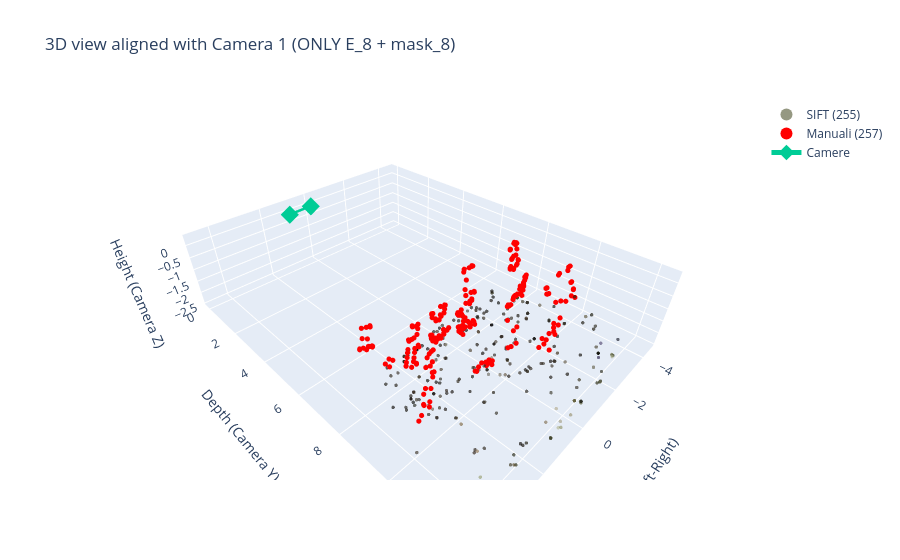

The notebook cell this image was saved under:
### Code cell
import os
import sys
import numpy as np
import cv2
import plotly.graph_objects as go

SHOW_CAMERAS = True

IMG1_PATH = "object/img1.JPG"
CALIB_PATH = "camera_calib.npz"
E_RES_PATH = "outputs/E_results.npz"

OUT_DIR = "outputs"
os.makedirs(OUT_DIR, exist_ok=True)

img1 = cv2.imread(IMG1_PATH)
assert img1 is not None, "Error loading img1."
img1_rgb = cv2.cvtColor(img1, cv2.COLOR_BGR2RGB)

cal = np.load(CALIB_PATH)
K = cal["K"].astype(np.float64)
dist = cal["dist"].astype(np.float64)

# Undistort img1 for correct color sampling of non-manual points
img1_u = cv2.undistort(img1, K, dist)
img1_u_rgb = cv2.cvtColor(img1_u, cv2.COLOR_BGR2RGB)

res = np.load(E_RES_PATH, allow_pickle=True)

# ------------------------------------------------------------
# Use the Essential Matrix E coming from the 8-point

if "E_8" not in res:
    raise RuntimeError("E_8 not found in E_results.npz: regenerate step 2, saving E_8.")
E = res["E_8"].astype(np.float64)

if "mask_8" not in res:
    raise RuntimeError(
        "mask_8 is not present in E_results.npz.\n"
        "Regenerate E_results.npz using step 2 that saves mask_8."
    )
mask_in = res["mask_8"].astype(bool)
print("E_8 + mask_8 used (no fallback to OpenCV)")

# ------------------------------------------------------------

if "pts1_px" not in res or "pts1_norm" not in res or "pts2_norm" not in res:
    raise RuntimeError(
        "The file E_results.npz is missing pts1_px / pts1_norm / pts2_norm.\n"
        "Make sure that step 2 saves these arrays."
    )

pts1_px = res["pts1_px"].astype(np.float64)
pts1_norm = res["pts1_norm"].astype(np.float64)
pts2_norm = res["pts2_norm"].astype(np.float64)

src_is_manual = res["src_is_manual"].astype(bool) if "src_is_manual" in res else np.zeros(len(pts1_px), dtype=bool)

pts1_n = pts1_norm[mask_in].reshape(-1, 1, 2)
pts2_n = pts2_norm[mask_in].reshape(-1, 1, 2)
pts1_p = pts1_px[mask_in]
is_manual = src_is_manual[mask_in]

# ------------------------------------------------------------

# recoverPose
retval, R, t, mask_pose = cv2.recoverPose(E, pts1_n, pts2_n, np.eye(3))
mask_pose = mask_pose.ravel().astype(bool)

pts1_final_n = pts1_n[mask_pose].reshape(-1, 2)
pts2_final_n = pts2_n[mask_pose].reshape(-1, 2)
pts1_final_px = pts1_p[mask_pose].astype(np.int32)
is_manual_final = is_manual[mask_pose]

# ------------------------------------------------------------

# Triangulation on normalized coordinates
P1 = np.hstack([np.eye(3), np.zeros((3, 1))])
P2 = np.hstack([R, t])

X_h = cv2.triangulatePoints(P1, P2, pts1_final_n.T, pts2_final_n.T)
X = (X_h[:3, :] / (X_h[3, :] + 1e-12)).T

# ------------------------------------------------------------

pts1_final_u_px = cv2.undistortPoints(
    pts1_final_px.reshape(-1, 1, 2).astype(np.float64),
    K, dist, P=K
).reshape(-1, 2)
pts1_final_u_px = np.rint(pts1_final_u_px).astype(np.int32)

colors_rgb = []
h0, w0 = img1_rgb.shape[:2]
h1, w1 = img1_u_rgb.shape[:2]
for i, pt in enumerate(pts1_final_px):
    if is_manual_final[i]:
        u, v = int(pt[0]), int(pt[1])
        v = int(np.clip(v, 0, h0 - 1))
        u = int(np.clip(u, 0, w0 - 1))
        c = img1_rgb[v, u] / 255.0
    else:
        u, v = int(pts1_final_u_px[i, 0]), int(pts1_final_u_px[i, 1])
        v = int(np.clip(v, 0, h1 - 1))
        u = int(np.clip(u, 0, w1 - 1))
        c = img1_u_rgb[v, u] / 255.0
    colors_rgb.append(c)
colors_rgb = np.asarray(colors_rgb, dtype=np.float64)

# Filters
X2 = (R @ X.T + t).T
mask_cheir = (X[:, 2] > 0) & (X2[:, 2] > 0)

dists_all = np.linalg.norm(X, axis=1)
th = np.quantile(dists_all[mask_cheir], 0.9) if np.sum(mask_cheir) > 0 else np.inf
mask_dist = dists_all < th

mask_keep = mask_cheir & mask_dist
X = X[mask_keep]
colors_rgb = colors_rgb[mask_keep]
is_manual_final = is_manual_final[mask_keep]

n_sift = int(np.sum(~is_manual_final))
n_manual = int(np.sum(is_manual_final))
print(f"Reconstructed points: {len(X)} (SIFT={n_sift}, MANUAL={n_manual})")

# ------------------------------------------------------------

def transform_to_plot(pts):
    x_p = pts[:, 0]
    y_p = pts[:, 2]
    z_p = -pts[:, 1]
    return x_p, y_p, z_p

def camera_center_from_Rt(R, t):
    return (-R.T @ t).reshape(3)

def rgb_str(c):
    r, g, b = (np.clip(c, 0, 1) * 255).astype(int)
    return f"rgb({r},{g},{b})"

sift_mask = ~is_manual_final
manual_mask = is_manual_final

data = []

# ------------------------------------------------------------

# SIFT cloud
if np.sum(sift_mask) > 0:
    xs, ys, zs = transform_to_plot(X[sift_mask])
    cols = [rgb_str(c) for c in colors_rgb[sift_mask]]
    data.append(go.Scatter3d(
        x=xs, y=ys, z=zs,
        mode="markers",
        name=f"SIFT ({n_sift})",
        marker=dict(size=2, color=cols, opacity=0.65)
    ))

# Manual points
if np.sum(manual_mask) > 0:
    xm, ym, zm = transform_to_plot(X[manual_mask])
    data.append(go.Scatter3d(
        x=xm, y=ym, z=zm,
        mode="markers",
        name=f"Manuali ({n_manual})",
        marker=dict(size=3, color="red", opacity=1.0)
    ))

# Cameras
if SHOW_CAMERAS:
    C1 = np.zeros(3)
    C2 = camera_center_from_Rt(R, t)
    C_plot = np.vstack([C1, C2])
    xc, yc, zc = transform_to_plot(C_plot)

    data.append(go.Scatter3d(
        x=xc, y=yc, z=zc,
        mode="markers+lines",
        name="Camere",
        marker=dict(size=6, symbol="diamond"),
        line=dict(width=5)
    ))

fig = go.Figure(data=data)

fig.update_layout(
    title="3D view aligned with Camera 1 (ONLY E_8 + mask_8)",
    scene=dict(
        xaxis_title="X (Left-Right)",
        yaxis_title="Depth (Camera Y)",
        zaxis_title="Height (Camera Z)",
        aspectmode="data" 
    ),
    legend=dict(itemsizing="constant")
)

fig.show()

### Figure 1 — Plotly figure (JSON) as saved in the notebook; plotly's stock layout.template omitted (floating-point values rounded to 4 significant figures; data arrays with more than 128 entries replaced by an {"elided": "..."} marker saying what was removed)
{"data": [{"marker": {"color": {"elided": "255 str values"}, "opacity": 0.65, "size": 2}, "mode": "markers", "name": "SIFT (255)", "type": "scatter3d", "x": {"elided": "255 float values"}, "y": {"elided": "255 float values"}, "z": {"elided": "255 float values"}}, {"marker": {"color": "red", "opacity": 1, "size": 3}, "mode": "markers", "name": "Manuali (257)", "type": "scatter3d", "x": {"elided": "257 float values"}, "y": {"elided": "257 float values"}, "z": {"elided": "257 float values"}}, {"line": {"width": 5}, "marker": {"size": 6, "symbol": "diamond"}, "mode": "markers+lines", "name": "Camere", "type": "scatter3d", "x": [0.0, 0.9995], "y": [0.0, 0.025], "z": [-0.0, -0.02065]}], "layout": {"legend": {"itemsizing": "constant"}, "scene": {"aspectmode": "data", "xaxis": {"title": {"text": "X (Left-Right)"}}, "yaxis": {"title": {"text": "Depth (Camera Y)"}}, "zaxis": {"title": {"text": "Height (Camera Z)"}}}, "title": {"text": "3D view aligned with Camera 1 (ONLY E_8 + mask_8)"}}}
